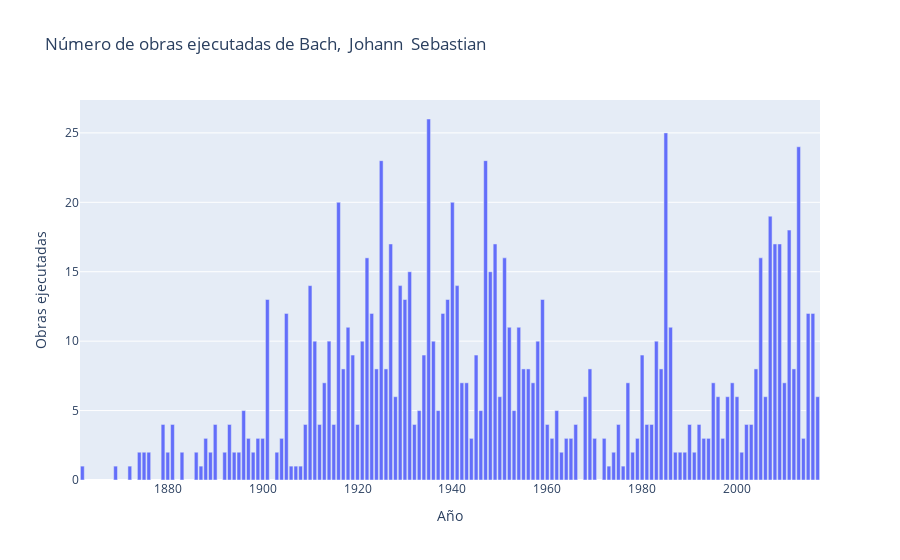

Notebook cell for this chart:
### Code cell
hist_comp('Bach,  Johann  Sebastian')

### Figure 1 — Plotly figure (JSON) as saved in the notebook; plotly's stock layout.template omitted (floating-point values rounded to 4 significant figures; data arrays with more than 128 entries replaced by an {"elided": "..."} marker saying what was removed)
{"data": [{"alignmentgroup": "True", "hovertemplate": "Año=%{x}<br>Obras ejecutadas=%{y}<extra></extra>", "legendgroup": "", "marker": {"color": "#636efa", "pattern": {"shape": ""}}, "name": "", "offsetgroup": "", "orientation": "v", "showlegend": false, "textposition": "auto", "type": "bar", "x": {"elided": "138 int values"}, "xaxis": "x", "y": {"elided": "138 int values"}, "yaxis": "y"}], "layout": {"barmode": "relative", "legend": {"tracegroupgap": 0}, "title": {"text": "Número de obras ejecutadas de Bach,  Johann  Sebastian"}, "xaxis": {"anchor": "y", "domain": [0, 1], "title": {"text": "Año"}}, "yaxis": {"anchor": "x", "domain": [0, 1], "title": {"text": "Obras ejecutadas"}}}}
